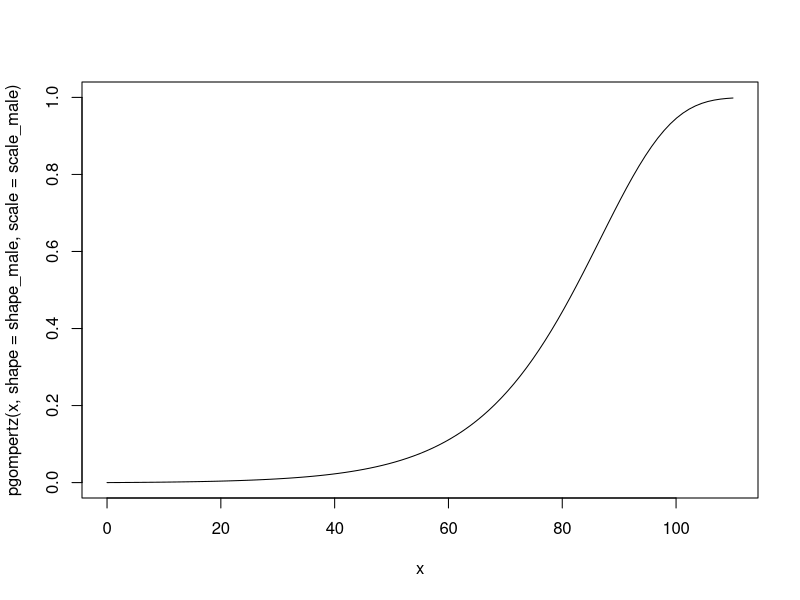
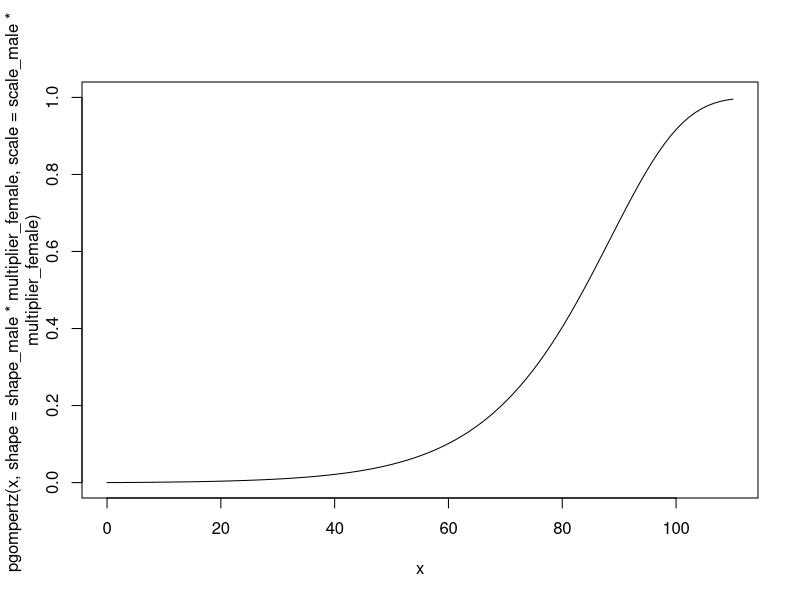

Generate these figures, in order, with R: (Note: this script raises an error after producing the figures.)
###########################  Create background mortality distributions  ##########################
#
#  Objective: Save artificial lifetable data
########################### <<<<<>>>>> #########################################

rm(list = ls()) # Clean environment
options(scipen = 999) # View data without scientific notation

#### 1.Libraries and functions  ==================================================

###### 1.1 Load packages
library(data.table)
library(VGAM)

###### 1.2 Load functions
distr.sources <- list.files("R", 
                            pattern="*.R$", full.names=TRUE, 
                            ignore.case=TRUE, recursive = TRUE)
sapply(distr.sources, source, .GlobalEnv)


#### 2. General parameters ========================================================

# Output path
path_out <- "data/simulated"

# Distribution parameters
shape_male <- 0.000078
scale_male <- 0.08
multiplier_female <- 1/1.02
max_age <- 110
n_total <- 100000

# Plot to visualize
curve(pgompertz(x, shape = shape_male, scale = scale_male), 0, 110, ylim = c(0, 1)) # male
curve(pgompertz(x, shape = shape_male*multiplier_female, scale = scale_male*multiplier_female), 0, 110, ylim = c(0, 1)) # female


#### 3. Generate data ========================================================

# Create necessary variables
v_ages <- seq(0, max_age) # vector of ages
shape <- c(male = shape_male, female = shape_male*multiplier_female)
scale <- c(male = scale_male, female = scale_male*multiplier_female)

for (sex in c("male", "female")) {
  # Create mortality data table
  df_mort <- data.table(
    Age = v_ages,
    pct_dead = pgompertz(v_ages, shape = shape[sex], scale = scale[sex])
  )
  
  # Calculate probability of dying (qx) and number of survivors (lx)
  df_mort[, `:=` (qx = diff(c(pct_dead, 1)),
                  lx = n_total*(1-pct_dead))]
  
  # Remove pct_dead variable
  df_mort[, pct_dead := NULL]
  
  # Write to csv file
  write.table(df_mort, 
            file = file.path(path_out, paste0("background_mortality_", sex, ".txt")),
            row.names=FALSE)
}
